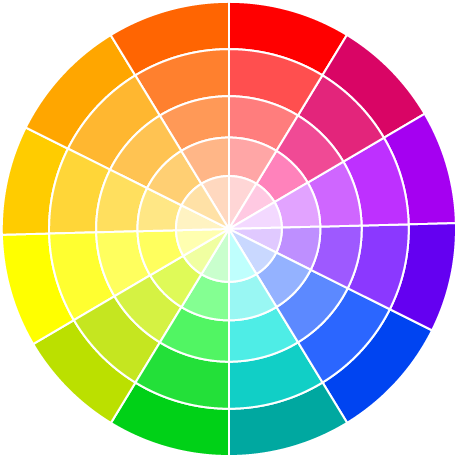
#> input picture images/wheel.png, 457 x 458 px
$ python task3.py
#> lines starting #> are read from the running program, lines starting #| are printed output that depends on the picture; after the words box and inside, x2 and y2 are one past the last pixel; in counts of white or black regions, pixels touching at a corner belong together
import cv2
import numpy as np
import os

def apply_rgb_filters(image):
    """Apply RGB color filtering"""
    # TO DO: Define BGR color ranges for red, green, and blue
    # Example:
    ranges = {'blue': ([150, 0, 0],  [255, 100, 90]),
              'red': ([0, 0, 150], [50, 100, 255]),
              'green': ([0,200,0], [100,255,25]),
              'yellow': ([0, 230, 100], [30, 255, 255]),
              'purple': ([200, 0, 100], [250, 20, 150])
        }

    results = {}
    for color, (lower, upper) in ranges.items():
        # TO DO: Convert lists to NumPy arrays
        lower_bound = np.array(lower)
        upper_bound = np.array(upper)
        # TO DO: Create mask with cv2.inRange()
        mask = cv2.inRange(image, lower_bound, upper_bound)
        # TO DO: Apply cv2.bitwise_and() to extract the color region
        result = cv2.bitwise_and(image, image, mask=mask)
        filtered = result  # Replace with masked image
        results[color] = {'mask': mask, 'filtered': filtered}

    return results

def apply_hsv_filters(image):
    """Apply HSV color filtering"""
    # TO DO: Convert image from BGR to HSV using cv2.cvtColor()
    hsv = cv2.cvtColor(image, cv2.COLOR_BGR2HSV)

    # TO DO: Define HSV ranges for red, green, and blue
    # Hint: Red requires TWO ranges (low 0–10 and high 170–180)
    ranges = {
        'red': [([0, 30, 30], [10, 255, 255]), ([170, 50, 50], [180, 255, 255])],
        'blue': [([110, 50,  50], [130, 255, 255])],
        'green': [([40, 40, 40], [70, 255, 255])],
        'yellow': [([25, 50, 50], [30, 255, 255])],
        'purple': [([130, 40, 40], [135, 255, 255])]
    }

    results = {}
    for color, bounds_list in ranges.items():
        mask = None
        for lower, upper in bounds_list:
            # TO DO: Convert lower/upper to NumPy arrays
            lower_bound = np.array(lower)
            upper_bound = np.array(upper)
            # TO DO: Create mask using cv2.inRange()
            new_mask = cv2.inRange(hsv, lower_bound, upper_bound)

            if mask is None: # AI to see how to combine the two masks for detecting red
                mask = new_mask
            else:
                # TO DO: Combine masks using cv2.bitwise_or()
                mask = cv2.bitwise_or(new_mask, mask, mask=None)


        # TO DO: Extract the color region using cv2.bitwise_and()
        result = cv2.bitwise_and(image, image, mask=mask)
        filtered = result
        results[color] = {'mask': mask, 'filtered': filtered}

    return results

def display_results(original, rgb_results, hsv_results):
    """Display results in separate windows"""
    cv2.imshow('Original', original)

    # ['red', 'green', 'blue', 'yellow', 'purple']
    for color in ['yellow', 'purple']:
        # TO DO: Show the filtered images for both RGB and HSV
        cv2.imshow(f'Color {color} - RGB Filtered', rgb_results[color]['filtered'])
        cv2.imshow(f'Color {color} - HSV Filtered', hsv_results[color]['filtered'])

        pass

def main():
    """Main function"""
    # Load or create image
    image_path = "images/wheel.png"
    image = cv2.imread(image_path)
#> image is the input picture: shape (458, 457, 3); mean B, G, R 160.4, 180.5, 201.8
    print(f"Image loaded: {image.shape}")
#| Image loaded: (458, 457, 3)

    # TO DO: Apply both RGB and HSV filters
    rgb_results = apply_rgb_filters(image)
#> the loop in apply_rgb_filters, `for color, (lower, upper) in ranges.items():` made 5 passes
#> pass 1, in apply_rgb_filters, `mask = cv2.inRange(image, lower_bound, upper_bound)`:
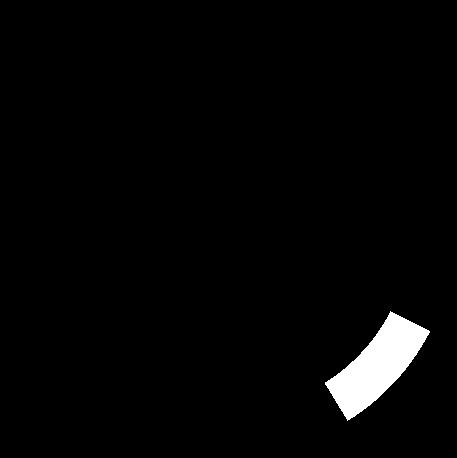
#> mask: shape (458, 457); 2.4% white; 1 white region, box (x1, y1, x2, y2) and area: (325, 311, 430, 421) 4931
#> pass 2, in apply_rgb_filters, `result = cv2.bitwise_and(image, image, mask=mask)`:
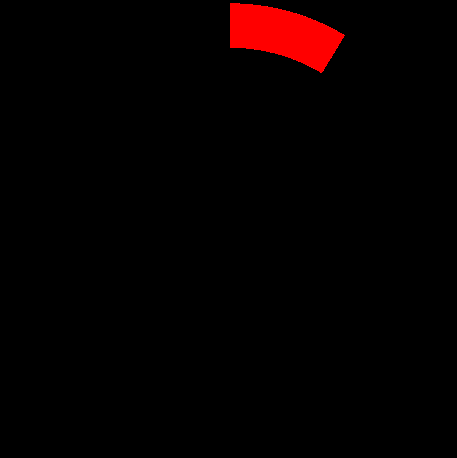
#> result: shape (458, 457, 3); mean B, G, R 0, 0, 5.9
#> after the loop in apply_rgb_filters, `for color, (lower, upper) in ranges.items():`: results = 5 items
#> rgb_results = 5 items
    hsv_results = apply_hsv_filters(image)
#> in apply_hsv_filters, `hsv = cv2.cvtColor(image, cv2.COLOR_BGR2HSV)`: hsv: shape (458, 457, 3); mean H, S, V 50.1, 143.1, 246.6
#> the loop in apply_hsv_filters, `for color, bounds_list in ranges.items():` made 5 passes
#> pass 1, in apply_hsv_filters, `result = cv2.bitwise_and(image, image, mask=mask)`:
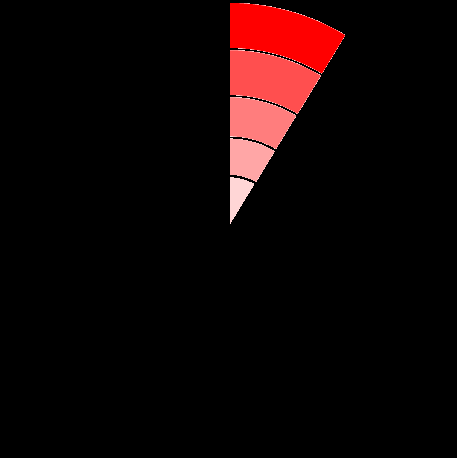
#> result: shape (458, 457, 3); mean B, G, R 4.7, 4.7, 16
#> after the loop in apply_hsv_filters, `for color, bounds_list in ranges.items():`:
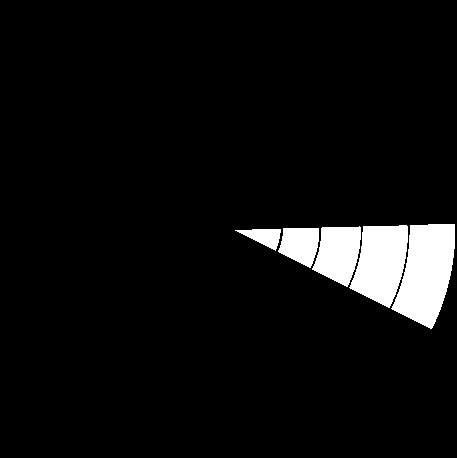
#> mask: shape (458, 457); 5.6% white; 5 white regions, box (x1, y1, x2, y2) and area: (391, 224, 455, 329) 4473, (349, 225, 408, 308) 3391, (312, 226, 361, 287) 2108, (278, 228, 319, 268) 1206, (235, 229, 281, 251) 530
#> hsv_results = 5 items

    # TO DO: Display results
    display_results(image, rgb_results, hsv_results)
#> the loop in display_results, `for color in ['yellow', 'purple']:` made 2 passes
#> pass 1, in display_results, `cv2.imshow(f'Color {color} - RGB Filtered', rgb_results[color]['filter..`:
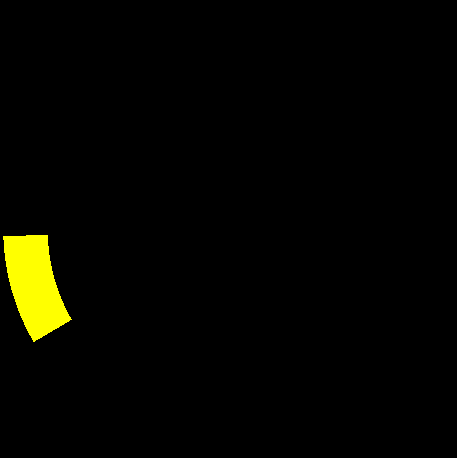
#> window 'Color yellow - RGB Filtered': shape (458, 457, 3); mean B, G, R 0, 5.4, 5.4
#> pass 1, in display_results, `cv2.imshow(f'Color {color} - HSV Filtered', hsv_results[color]['filter..`:
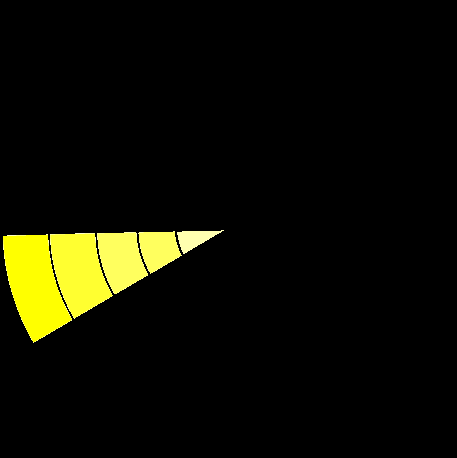
#> window 'Color yellow - HSV Filtered': shape (458, 457, 3); mean B, G, R 3, 14.8, 14.8
#> pass 2, in display_results, `cv2.imshow(f'Color {color} - HSV Filtered', hsv_results[color]['filter..`:
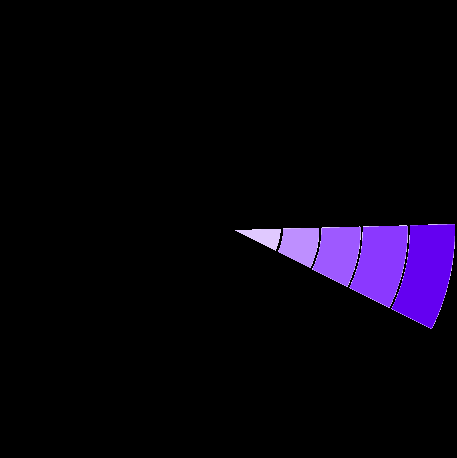
#> window 'Color purple - HSV Filtered': shape (458, 457, 3); mean B, G, R 14, 3.4, 7.8

    print("Press any key to close...")
    cv2.waitKey(0)
    cv2.destroyAllWindows()

if __name__ == "__main__":
    main()
